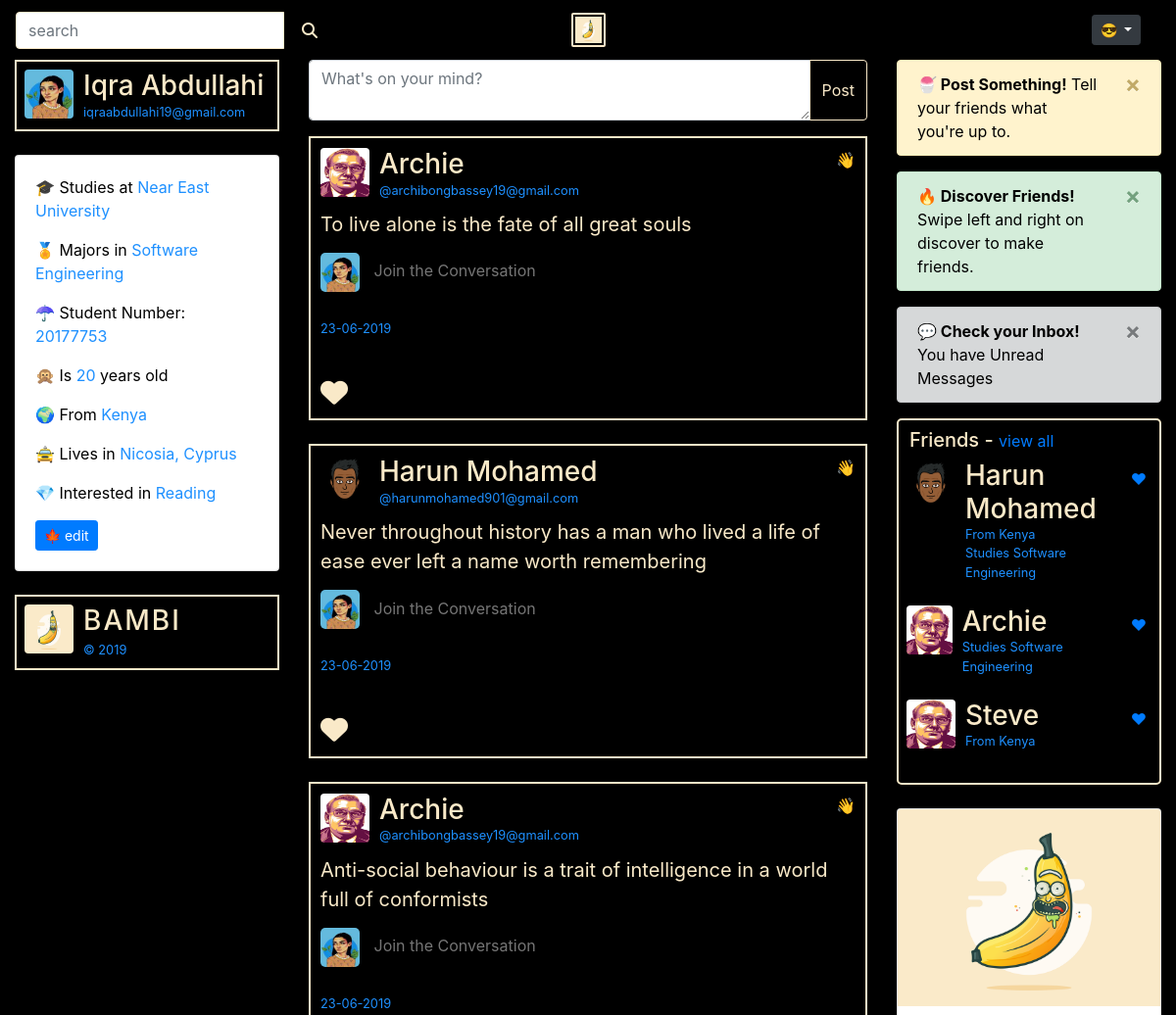
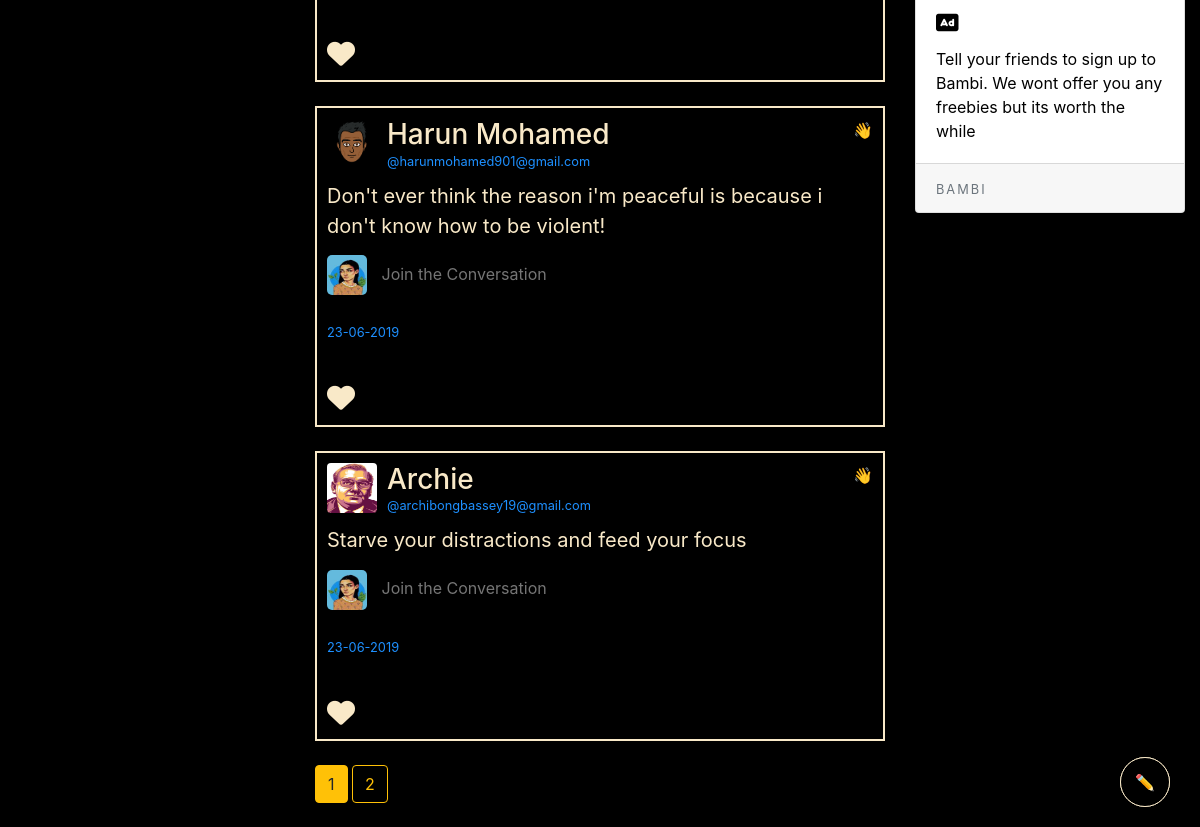
/home (signed in), run on the app's committed database (2 pictures, top to bottom).
### bambiv3/models.py (models this page shows, shortened)
class User(db.Model, UserMixin):
	id = db.Column(db.Integer, primary_key=True)
	username = db.Column(db.String(20), unique=True, nullable=False)
	email = db.Column(db.String(120), unique=True, nullable=False)
	image_file = db.Column(db.String(20), nullable=False, default='default.jpg')
	password = db.Column(db.String(60), nullable=False)
	department = db.Column(db.String(20), nullable=False)
	student_number = db.Column(db.Integer(), unique=True, nullable=False)
	age = db.Column(db.Integer(), nullable=False)
	country = db.Column(db.String(20), nullable=False)
	hobby = db.Column(db.String(20), nullable=False)
	posts = db.relationship('Post', backref='author', lazy=True)

class Post(db.Model):
	id = db.Column(db.Integer, primary_key=True)
	title = db.Column(db.String(100)) #nullable=False
	date_posted = db.Column(db.DateTime, nullable=False, default=datetime.utcnow)
	content = db.Column(db.Text, nullable=False)
	user_id = db.Column(db.Integer, db.ForeignKey('user.id'), nullable=False)

### bambiv3/main/routes.py (the view)
@main.route('/')
@main.route('/home', methods=['GET', 'POST'])
def home():
	form = PostForm()
	if form.validate_on_submit():
		post = Post(title=form.title.data, content=form.content.data, author=current_user)
		db.session.add(post)
		db.session.commit()
		flash('Your Post Has been Created!', 'success')
		return redirect(url_for('main.home'))
	page = request.args.get('page', 1, type=int)
	posts = Post.query.order_by(Post.date_posted.desc()).paginate(per_page=5, page=page)
	users = User.query.all()
	if current_user.is_authenticated:
		image_file = url_for('static', filename='profile_pics/' + current_user.image_file)
		return render_template('home.html', title="Home", form=form, posts=posts, image_file=image_file, users=users)
	else:
		return redirect(url_for('users.login'))

### bambiv3/posts/forms.py
class PostForm(FlaskForm):
	title = StringField('Title') #validators=[DataRequired()]
	content = TextAreaField('Content', validators=[DataRequired()])
	submit = SubmitField('Post')

### bambiv3/models.py (called while the page is built)
@login_manager.user_loader
def load_user(user_id):
	return User.query.get(int(user_id))

### bambiv3/templates/home.html (shortened to what this page needs)
{% extends "layout.html" %}
{% block content %}
<div class="container-fluid">
  <div class="row">
    <div class="col-lg-3 d-none d-lg-block">
      {% if current_user.is_authenticated %}
      <header style="color:#F9E9C8;border:2px solid #F9E9C8;padding:8px;cursor:pointer;" data-toggle="modal" data-target="#profile" title="🍌: Click to Preview Your Profile Info">
        <img src="{{ url_for('static', filename='profile_pics/' + current_user.image_file) }}" alt="default profile" class="profile-thumbnail">
        <div class="profile-name">
          <h3>{{current_user.username}}</h3>
          <small>{{current_user.email}}</small>
        </div>
      </header>
      <br>
    <div class="card about" style="color:#000;text-align:left;">
    <div class="card-body">
      <p> 🎓 Studies at <span>Near East University</span></p>
      <p> 🏅 Majors in <span>{{current_user.department}}</span></p>
      <p> ☂ Student Number: <span>{{current_user.student_number}}</span></p>
      <p> 🙊 Is <span>{{current_user.age}}</span> years old</p>
      <p> 🌍 From <span>{{current_user.country}}</span></p>
      <p> 🚖 Lives in <span>Nicosia, Cyprus</span></p>
      <p> 💎 Interested in <span>{{current_user.hobby}}</span></p>
      <a class="btn btn-sm btn-primary" href="{{ url_for('users.account') }}">🍁 edit</a>
    </div>
  </div>
  <br>
  <header style="color:#F9E9C8;border:2px solid #F9E9C8;padding:8px;" data-toggle="popover" data-content="🍌: Click to know more about Bambi">
    <a href="{{url_for('main.about')}}" target="_blank" style="color: #F9E9C8;text-decoration: none;">
    <img src="{{ url_for('static', filename='profile_pics/' + 'logo.png') }}" alt="logo" class="profile-thumbnail">
    <div class="profile-name">
      <h3 class="logo">BAMBI</h3>
      <small>&copy 2019</small>
    </a>
    </div>
  {% endif %}
</div>
    <div class="col-lg-6">
      {% if current_user.is_authenticated %}
          <form method="POST" action="" enctype="multipart/form-data" data-toggle="popover" data-content="🍌: Here you can add short posts without Titles">
              <div class="input-group mb-3">
                {% if form.content.errors %}
                {{ form.content(class="form-control is-invalid", placeholder="What's on your mind?") }}
                <div class="invalid-feedback">
                  {% for error in form.content.errors %}
                  <span>{{ error }}</span>
                  {% endfor %}
                </div>
                {% else %}
                {{ form.content(class="form-control", placeholder="What's on your mind?") }}
                {% endif %}
            <div class="input-group-append" style="color:#F9E9C8;border-color: #F9E9C8;">
              {{ form.submit(class="btn btn-outline-warning", style="color:#F9E9C8;border-color: #F9E9C8;") }}
            </div>
          </div>
          </form>
          {%  endif %}
   {% for post in posts.items %}
    <div class="post">
      <header>
          <img src="{{ url_for('static', filename='profile_pics/' + post.author.image_file) }}" alt="profile pic" class="profile-thumbnail" data-toggle="popover" data-content="😎 : I am {{post.author.age}} from {{post.author.country}} and I study {{post.author.department}}. I am Interested in {{post.author.hobby}}">
          <div class="profile-name">
            <h3 data-toggle="popover" data-content="🍌: View {{post.author.username}}'s Info"><a href="{{url_for('users.user_posts', username=post.author.username)}}" style="color:#F9E9C8;">{{post.author.username}}</a></h3>
            <small>@{{post.author.email}}</small>
          </div>
          {% if post.author != current_user %}
          <div class="follow-btn">
            <span data-toggle="popover" data-content="🍌: Follow {{post.author.username}}" style="cursor:pointer;">👋</span>
          </div>
          {% endif %}
        </header>
        <div id="inner">
          <p>{{post.content|urlize(40, target='_blank')}}</p>
          <div class="comments">
            <img src="{{ url_for('static', filename='profile_pics/' + current_user.image_file) }}" style="width: 40px;height: 40px;border-radius:5px;">
            <input type="text" name="comment" placeholder="Join the Conversation" style="background:#000;border:none;border-radius:5px;outline:none;width:85%;height: 35px;padding:10px;color:#F9E9C8;margin-top:5px;">
          </div>
          <br>
          <small class="date">{{post.date_posted.strftime('%d-%m-%Y')}}</small>
          <hr>
        </div>
        <footer>
          <div class="stats">
            <div class="Retweets" data-toggle="popover" data-content="🍌: Like">
               <i class="fas fa-heart love" style="font-size: 28px;"></i>
            </div>
          </div>
        </footer>
    </div>
    <br>
  {% endfor %}
    {% for page_num in posts.iter_pages(left_edge=1, right_edge=1, left_current=1, right_current=2) %}
      {% if page_num %}
        {% if posts.page == page_num %}
          <a href="{{ url_for('main.home', page=page_num) }}" class="btn btn-warning mb-4">{{page_num}}</a>
        {% else %}
          <a href="{{ url_for('main.home', page=page_num) }}" class="btn btn-outline-warning mb-4">{{page_num}}</a>
        {% endif %}
      {% else %}
        ...
      {% endif %}
    {% endfor %}
</div>
    <div class="col-lg-3 d-none d-lg-block">
      {% if current_user.is_authenticated %}
      <div class="alert alert-warning alert-dismissible fade show" role="alert">
        <a href="{{ url_for('posts.new_post') }}"  style="color:#000;text-decoration: none">
      <strong>🍧 Post Something!</strong> Tell your friends what you're up to.</a>
        <button type="button" class="close" data-dismiss="alert" aria-label="Close">
          <span aria-hidden="true">&times;</span>
        </button>
      </div>
      <div class="alert alert-success alert-dismissible fade show" role="alert">
        <a href="{{ url_for('main.discover') }}"  style="color:#000;text-decoration: none">
      <strong>🔥 Discover Friends!</strong> Swipe left and right on discover to make friends.</a>
        <button type="button" class="close" data-dismiss="alert" aria-label="Close">
          <span aria-hidden="true">&times;</span>
        </button>
      </div>
      <div class="alert alert-dark alert-dismissible fade show" role="alert">
        <a href="{{ url_for('main.inbox') }}"  style="color:#000;text-decoration: none">
      <strong>💬 Check your Inbox! </strong>You have Unread Messages</a>
        <button type="button" class="close" data-dismiss="alert" aria-label="Close">
          <span aria-hidden="true">&times;</span>
        </button>
      </div>
      <div style="color:#F9E9C8;border:2px solid #F9E9C8;padding:8px;cursor:pointer;border-radius: 5px;">
        <h5 style="padding-left: 3px;">Friends - <small><a href="{{url_for('main.discover')}}" target="_blank">view all</a></small></h5>
        {% for user in users if user != current_user %}
        <header>
        <img src="{{ url_for('static', filename='profile_pics/' + user.image_file) }}" alt="default profile" class="profile-thumbnail">
        <div class="profile-name">
          <h3>{{user.username}}</h3>
          {% if user.country == current_user.country %}
          <small>From {{user.country}}</small>
          {% endif %}
          {% if user.department == current_user.department %}
          <small>Studies {{user.department}}</small>
          {% endif %}
        </div>
        <div class="follow-btn">
            <button style="height:40px;background:#000;color:#F9E9C8;"><a href="{{url_for('users.user_posts', username=user.username)}}"target="_blank">❤</a></button>
          </div>
      </header>
      <br>
      {% endfor %}
      </div>
      <br>
      <div class="card" style="color:#000;">
      <img class="card-img-top" src="{{ url_for('static', filename='profile_pics/' + 'logo.png') }}" alt="logo">
      <div class="card-body">
        <h5 class="card-title"><i class="fas fa-ad"></i></h5>
        <p class="card-text">Tell your friends to sign up to Bambi. We wont offer you any freebies but its worth the while</p>
      </div>
      <div class="card-footer">
        <small class="text-muted logo">BAMBI</small>
      </div>
    </div>
    <div id="new_post">
      <button class="post_btn"><a href="{{ url_for('posts.new_post') }}" style="color:#F9E9C8;"></a></button>
    </div>
    {% endif %}
</div>
{% endblock content %}

### bambiv3/templates/layout.html (shortened to what this page needs)
<!doctype html>
<html lang="en">
  <head>
    <link rel="stylesheet" href="https://stackpath.bootstrapcdn.com/bootstrap/4.3.1/css/bootstrap.min.css">
    <link rel="stylesheet" type="text/css" href="{{ url_for('static', filename='main.css') }}">
  </head>
  <body>
<nav class="navbar navbar-expand-md navbar-dark sticky-top">
    <div class="navbar-collapse collapse w-100 order-1 order-md-0 dual-collapse2">
        <ul class="navbar-nav mr-auto">
            <li>
              <form class="form-inline">
                <div class="input-group">
                  <input type="text" class="form-control  search" placeholder="search" aria-label="Search" aria-describedby="basic-addon1"> <br>
                  <button class="btn  my-2 my-sm-0" type="submit"><i class="fas fa-search" style="color:#F9E9C8;"></i></button>
                </div>
              </form>
            </li>
        </ul>
    </div>
    <div class="mx-auto order-0">
      <a class="navbar-brand mx-auto" href="{{ url_for('main.home') }}">
        <img src="{{ url_for('static', filename='profile_pics/' + 'logo.png') }}" width="35" height="35" class="d-inline-block align-top" alt="" style="border:2px solid #F9E9C8; padding:2px;border-radius:2px;">
      </a>
    </div>
    <div class="navbar-collapse collapse w-100 order-3 dual-collapse2 settings">
        <ul class="navbar-nav ml-auto">
          {% if current_user.is_authenticated %}
          <li>
            <div class="dropdown">
            <button class="btn  btn-sm btn-dark dropdown-toggle" type="button" id="dropdownMenuButton" data-toggle="dropdown" aria-haspopup="true" aria-expanded="false">
               <span>😎</span>
            </button>
          </div>
          </li>
          <li>
          </li>
          {% endif %}
        </ul>
    </div>
</nav>
  {% block content %} {% endblock %}
  {% if current_user.is_authenticated %}
      <div id="new_post">
          <button class="post_btn"><a href="{{ url_for('posts.new_post') }}" style="color:#F9E9C8;" data-toggle="popover" data-content="🍌: Add Longer Posts with Titles">✏</a></button>
        </div>
    {% endif %}
  </body>
</html>

### bambiv3/static/main.css (style rules this page uses)
body { background:#000; color: #F9E9C8; }
nav { background: #000; }
.search { margin-right:5px; border: 1px solid #F9E9C8; outline:none; color:#000; background:#fff; }
.settings li { padding-right:10px; }
.logo { color:#F9E9C8; letter-spacing:2px; }
.about span, small { color:#1e90ff; }

### bambiv3/templates/home.html (style rules this page uses)
header, footer { display: flex; flex-direction: row; }
header .profile-thumbnail { width: 50px; height: 50px; border-radius: 4px; }
header .profile-name { display: flex; flex-direction:column; margin-left: 10px; }
header .follow-btn { display: flex; margin: 0 0 0 auto; }
header .follow-btn button { border: 0; border-radius: 3px; padding: 5px; }
header h3, header h4 { display: flex; margin: 0; }
#inner p { margin-bottom: 10px; font-size: 20px; }
#inner hr { margin: 20px 0; border-style: solid; opacity: 0.1; color:#F9E9C8; }
footer .stats { display: flex; font-size: 15px; }
.post { border: 2px solid #F9E9C8; padding: 10px; }
.post_btn { background-color : #000; color: #F9E9C8; padding: 10px 20px; border:none; outline:none; border:2px solid #F9E9C8; padding: 2px; border-radius: 50%; height:70px; width:70px; }
#new_post { position: fixed; bottom: 20px; right: 30px; }
.love { cursor: pointer; }

### bambiv3/templates/layout.html (style rules this page uses)
.post_btn { background-color : #000; color: #F9E9C8; padding: 10px 20px; outline:none; border:1px solid #F9E9C8; padding: 2px; border-radius: 50%; height:50px; width:50px; }
#new_post { position: fixed; bottom: 20px; right: 30px; }

### data on the page
User: image_file (picture), username "Iqra Abdullahi", email "iqraabdullahi19@gmail.com", department "Software Engineering", student_number "20177753", age "20", country "Kenya", hobby "Reading"
Post: image_file (placeholder picture), author.username "Archie", author.email "archibongbassey19@gmail.com", content "To live alone is the fate of all great souls", image_file (picture), date_posted "23-06-2019"
Post: image_file (picture), author.username "Harun Mohamed", author.email "harunmohamed901@gmail.com", content "Never throughout history has a man who lived a life of ease ever left a name worth remembering", date_posted "23-06-2019"
Post: image_file (placeholder picture), author.username "Archie", author.email "archibongbassey19@gmail.com", content "Anti-social behaviour is a trait of intelligence in a world full of conformists", image_file (picture), date_posted "23-06-2019"
Post: image_file (picture), author.username "Harun Mohamed", author.email "harunmohamed901@gmail.com", content "Don't ever think the reason i'm peaceful is because i don't know how to be violent!", date_posted "23-06-2019"
Post: image_file (placeholder picture), author.username "Archie", author.email "archibongbassey19@gmail.com", content "Starve your distractions and feed your focus", image_file (picture), date_posted "23-06-2019"
User: image_file (picture), username "Harun Mohamed", country "Kenya", department "Software Engineering"
User: image_file (placeholder picture), username "Archie", department "Software Engineering"
User: image_file (placeholder picture), username "Steve", country "Kenya"

### other printed values
{{ page_num }} "1"
{{ page_num }} "2"
